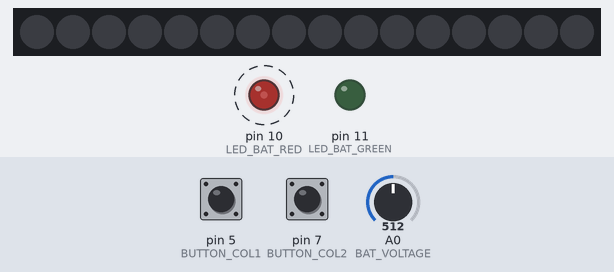
This sketch was run on a simulated Arduino Uno, built with avr-gcc and run on an emulated ATmega328P. Shown: 16 RGB LEDs in strip order, left to right, output pins drawn as LEDs (lit = HIGH). Dashed ring = blinking. Inputs (shaded band) come from the test bench; at power-on: pin 5 (BUTTON_COL1) HIGH, pin 7 (BUTTON_COL2) HIGH, A0 (BAT_VOLTAGE) = 512. Dim RGB values are drawn brighter than linear; random numbers use the default seed unless the sketch sets one.

Above: at 1.2 s.
1.3 s: pin 5 (BUTTON_COL1) pulled LOW for 0.15 s
At 1.45 s:
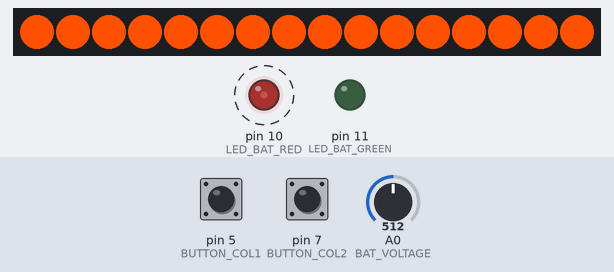
2.0 s: pin 7 (BUTTON_COL2) pulled LOW for 0.15 s
At 2.17 s:
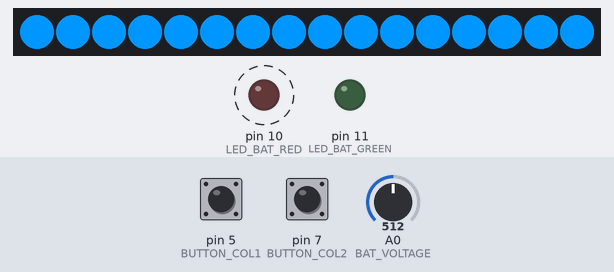
2.7 s: A0 (BAT_VOLTAGE) set to 716
5.7 s: A0 (BAT_VOLTAGE) set to 900
8.7 s: A0 (BAT_VOLTAGE) set to 834
11.7 s: A0 (BAT_VOLTAGE) set to 808
At 13.0 s:
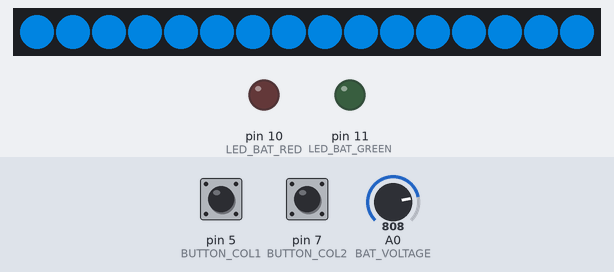
Timing chart, 0 to 30.8 s (numbered marks = the images above; inputs shaded):
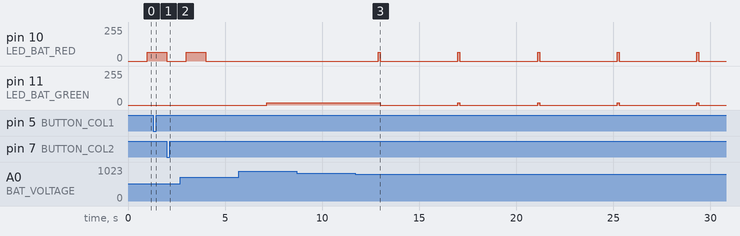

The sketch:

PortalGunOS_V2.ino
```cpp
#include <FastLED.h>

/* The following code is ready for upload without any changes necessary.
   You can however tweak various things via the '#define' values below and
   the two 'const int color1[3] = {...}' values under 'Global variables'
   if you like.

   This way you can easily change the color and flickering behaviour of
   the LEDs.
  */

// Pins:
#define LED_BAT_RED 10        // Pin to red RGB LED (Charge Indicator)
#define LED_BAT_GREEN 11      // Pin to green RGB LED (Charge Indicator)
#define BAT_VOLTAGE 14        // Analog Pin reading the battery voltage
#define BUTTON_COL1 5         // HIGH indicates orange button press
#define BUTTON_COL2 7         // HIGH indicates blue button press
#define RGBLED_PIN 2          // Data pin for WS2812B LEDs

// LEDs:
#define LED_COUNT 16          // Number of connected WS2812B LEDs
CRGB ledArray[LED_COUNT];     // Array representing all WS2812B LEDs
const int color1[3] = {255, 80, 0};    // Orange (r,g,b)
const int color2[3] = {0, 150, 255};   // Blue   (r,g,b)
int currentColor[3] = {0, 0, 0};       // Initial color before any button is pressed (r,g,b)

// Settings for flickering LEDs (via brownian noise). Values in range [0, 255]:
#define ENABLE_FLICKERING 1
#define BROWNIAN_STEP 5       // How sudden the brightness can change.
#define MIN_BRIGHTNESS 150    // The flickering brightness will move
#define MAX_BRIGHTNESS 230    // between these two values.
#define BROWNIAN_START (MAX_BRIGHTNESS + MIN_BRIGHTNESS) / 2
float brownian = BROWNIAN_START;
float brightness = 1.0;       // Don't change this if flickering is enabled

// Enable Serial debug communication:
#define ENABLE_DEBUG_COMMS 0

// Set this to 0 if you are only using a single (red) LED for the charge indicator on pin 'LED_BAT_RED'
#define SET_CHARGE_INDICATOR_RGB 1

// Other variables:
unsigned long previousMillis = 0;

// Variables for smoothing battery voltage reading:
const int batNumReadings = 20;
const int loopSkipCount = 50;
int batteryReadings[batNumReadings];
int batteryReadIndex = 0;
int batteryTotal = 0;
int batteryAverage = 0;
int loopCounter = 0;

void setup() {
  // Setup Serial Communication:
  Serial.begin(9600);

  // Setup WS2812B LEDs:
  FastLED.addLeds<WS2812B, RGBLED_PIN, GRB>(ledArray, LED_COUNT);

  // Setup Pins:
  pinMode(LED_BAT_RED, OUTPUT);
  #if SET_CHARGE_INDICATOR_RGB
  pinMode(LED_BAT_GREEN, OUTPUT);
  #endif

  pinMode(BAT_VOLTAGE, INPUT);
  pinMode(BUTTON_COL1, INPUT_PULLUP);
  pinMode(BUTTON_COL2, INPUT_PULLUP);

  // Fill batteryReadings[] with zeros:
  for(int i = 0; i < batNumReadings; i++){
    batteryReadings[i] = 0;
  }

}

void loop() {
  // Check which button is pressed:
  bool button1Pressed = (digitalRead(BUTTON_COL1) == LOW);
  bool button2Pressed = (digitalRead(BUTTON_COL2) == LOW);

  #if ENABLE_DEBUG_COMMS        /* Shows which buttons are pressed: */
  Serial.print(button1Pressed);
  Serial.print(" ");
  Serial.print(button2Pressed);
  Serial.print(" ");
  #endif

  // Change WSB2812B color accordingly:
  if(button1Pressed && !button2Pressed){
    currentColor[0] = color1[0];
    currentColor[1] = color1[1];
    currentColor[2] = color1[2];
    #if ENABLE_FLICKERING
    brightness = 1.0;
    #endif
  }
  else if(!button1Pressed && button2Pressed){
    currentColor[0] = color2[0];
    currentColor[1] = color2[1];
    currentColor[2] = color2[2];
    #if ENABLE_FLICKERING
    brightness = 1.0;
    #endif
  }

  #if ENABLE_FLICKERING
  else{
    // Randomly change LED brightness via brownian noise:
    brownian += float(random(-BROWNIAN_STEP + 1, BROWNIAN_STEP));

    // Calculate resulting brightness:
    brownian = constrain(brownian, MIN_BRIGHTNESS, MAX_BRIGHTNESS);
    brightness = brownian / 255.0;
  }
  #if ENABLE_DEBUG_COMMS        /* Shows brightness: */
  Serial.print(brightness);
  Serial.print(" ");
  #endif
  #endif

  // Update LEDs:
  fill_solid(ledArray, LED_COUNT, CRGB(currentColor[0] * brightness, currentColor[1] * brightness, currentColor[2] * brightness));
  FastLED.show();

  // Smoothen battery readings:
  if(loopCounter >= loopSkipCount){
    loopCounter = 0;
    batteryTotal -= batteryReadings[batteryReadIndex];
    batteryReadings[batteryReadIndex] = analogRead(BAT_VOLTAGE);
    batteryTotal += batteryReadings[batteryReadIndex];
    batteryReadIndex++;
    batteryAverage = float(batteryTotal) / batNumReadings;

    if(batteryReadIndex >= batNumReadings){
      batteryReadIndex = 0;
    }
  }


  #if SET_CHARGE_INDICATOR_RGB
  /* Standard charge indicator logic for an RGB led (only using red and green)
  Charge Percentage:
            5.0V ^= 1023
    100% ^= 4.2V ^= 859
     85% ^= 4.1V ^= 822
      0% ^= 3.0V ^= 614

    > 90% green   (839)
    > 20% yellow  (663) blinking
    < 20% red     (663) blinking
  */

  const int batBrightnessRed = 64;
  const int batBrightnessGreen = 16;

  if(batteryAverage >= 822){
    analogWrite(LED_BAT_GREEN, batBrightnessGreen);
    analogWrite(LED_BAT_RED, 0);
    }
    else if (batteryAverage >= 663) {
      unsigned long timeSinceLastLEDUpdate = millis() - previousMillis;
      static bool ledIsOn = false;
      if (ledIsOn && (timeSinceLastLEDUpdate >= 100)) {
        analogWrite(LED_BAT_RED, 0);
        analogWrite(LED_BAT_GREEN, 0);
        previousMillis = millis();
        ledIsOn = false;
      } else if (!ledIsOn && (timeSinceLastLEDUpdate >= 4000)) {
        analogWrite(LED_BAT_RED, batBrightnessRed);
        analogWrite(LED_BAT_GREEN, batBrightnessGreen);
        previousMillis = millis();
        ledIsOn = true;
      }
    }
    else {
      unsigned long timeSinceLastLEDUpdate = millis() - previousMillis;
      static bool ledIsOn = false;
      if (ledIsOn && (timeSinceLastLEDUpdate >= 1000)) {
        analogWrite(LED_BAT_RED, 0);
        previousMillis = millis();
        ledIsOn = false;
      } else if (!ledIsOn && (timeSinceLastLEDUpdate >= 1000)) {
        analogWrite(LED_BAT_RED, batBrightnessRed);
        previousMillis = millis();
        ledIsOn = true;
      }
      analogWrite(LED_BAT_GREEN, 0);
  }


  #endif
  #if (not SET_CHARGE_INDICATOR_RGB)

  /* Charge Logic if only a single red LED is used:
  Charge Percentage:
          5.0V ^= 1023
  100% ^= 4.2V ^= 859
    0% ^= 3.0V ^= 614

    > 85% (822) always on
    > 20% (663) blinking occasionally
    < 20% (663) blinking fast
  */

  const int batBrightnessRed = 64;
  unsigned long timeSinceLastLEDUpdate = millis() - previousMillis;
  int batteryVoltage = batteryAverage;

  if(batteryAverage >= 822){
      analogWrite(LED_BAT_RED, batBrightnessRed);
    }
  else if (batteryAverage >= 663){
    unsigned long timeSinceLastLEDUpdate = millis() - previousMillis;
    static bool ledIsOn = false;
    if(ledIsOn && (timeSinceLastLEDUpdate >= 100)){
      analogWrite(LED_BAT_RED, 0);
      previousMillis = millis();
      ledIsOn = false;
    }
    else if (!ledIsOn && (timeSinceLastLEDUpdate >= 4000)){
      analogWrite(LED_BAT_RED, batBrightnessRed);
      previousMillis = millis();
      ledIsOn = true;
    }
  }
  else{
    unsigned long timeSinceLastLEDUpdate = millis() - previousMillis;
    static bool ledIsOn = false;
    if(ledIsOn && (timeSinceLastLEDUpdate >= 1000)){
      analogWrite(LED_BAT_RED, 0);
      previousMillis = millis();
      ledIsOn = false;
    }
    else if (!ledIsOn && (timeSinceLastLEDUpdate >= 1000)){
      analogWrite(LED_BAT_RED, batBrightnessRed);
      previousMillis = millis();
      ledIsOn = true;
    }
  }
  #endif

  loopCounter++;

  #if ENABLE_DEBUG_COMMS
  float batteryPercentage = 1.0 + 0.004082 * float(batteryAverage - 859);
  Serial.print(batteryPercentage);
  Serial.println(1); // Shows a reference line in the Serial Plotter:
  #endif
}
```

Measured:
- after the input at 1.3 s, the LEDs: change at once (image 1)
- after the input at 11.7 s, pin 10 (LED_BAT_RED): alternates 64/255 for 0.10 s and 0/255 for 4.0 s, starting after 1.2 s; pin 11 (LED_BAT_GREEN): alternates 16/255 for 0.10 s and 0/255 for 4.0 s, starting after 1.3 s
